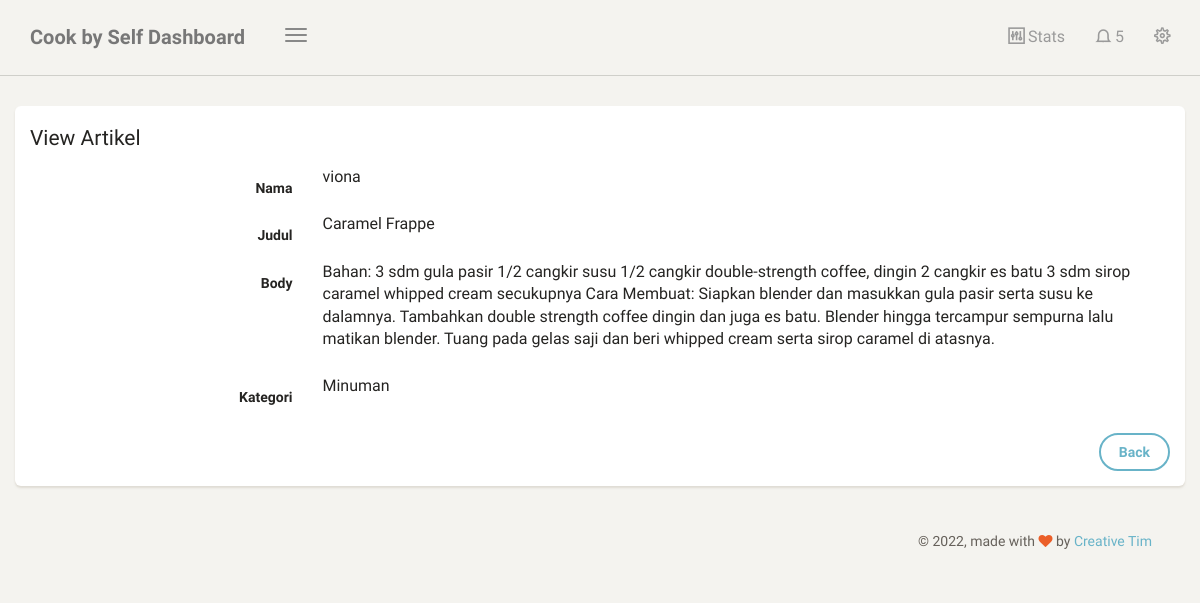
Page /dashboard/artikel/lihat/3 (signed in) on the committed database.
### blog/models.py (models this page shows, shortened)
class Artikel(models.Model):
    nama = models.CharField(max_length=100,blank=True,null=True)
    judul = models.CharField(max_length=100)
    body = models.TextField()
    kategori = models.ForeignKey(Kategori, on_delete=models.CASCADE, blank=True,null=True)
    date = models.DateTimeField(auto_now_add=True)
    class meta :
        ordering = ['-id']
        verbose_name_plural = "Artikel"

class Kategori(models.Model):
    nama = models.CharField(max_length=100)
    def __str__(self):
         return self.nama
    class meta :
        verbose_name_plural = "Kategori"

### blog/views.py (the view)
# urls.py: path('artikel/lihat/<str:id>',lihat_artikel, name='lihat_artikel'),
@login_required
def lihat_artikel(request, id):
    template_name = "back/lihat_artikel.html"
    artikel = Artikel.objects.get(id=id)
    context = {
        'title' : 'View Artikel',
        'artikel' :artikel,
    }
    return render(request, template_name, context)

### templates/back/lihat_artikel.html (shortened to what this page needs)
{% extends 'back/base.html' %}
{% block content %}
<div class="content">
    <div class="container-fluid">
        <div class="row">
            <div class="col-6">
                <div class="card">
                    <form class="form-horizontal" method="POST">
                        <div class="card-header">
                            <h4 class="card-title">
                                {{title}}
                            </h4>
                        </div>
                        <div class="card-content">
                            <div class="form-group">
                                <label class="col-md-3 control-label">Nama</label>
                                <div class="col-md-9">
                                    <p>{{artikel.nama}}</p>
                                </div>
                            </div>
                            <div class="form-group">
                                <label class="col-md-3 control-label">Judul</label>
                                <div class="col-md-9">
                                    <p>{{artikel.judul}}</p>
                                </div>
                            </div>
                            <div class="form-group">
                                <label class="col-md-3 control-label">Body</label>
                                <div class="col-md-9">
                                    <p>{{artikel.body}}</p>
                                </div>
                            </div>
                            <div class="form-group">
                                <label class="col-md-3 control-label">Kategori</label>
                                <div class="col-md-9">
                                    <p>{{artikel.kategori}}</p>
                                </div>
                            </div>
                        </div>
                        <div class="card-footer text-right">
                            <div class="form-group">
                                <label class="col-md-3"></label>
                                <div class="col-md-9">
                                    <a class="bt btn btn-info" href="{% url 'table_artikel' %}">Back </a>
                                </div>
                            </div>
                        </div>
                    </form>
                </div>
            </div>
        </div>
</div>
{% endblock content %}

### rows in the picture
Artikel: nama "viona", judul "Caramel Frappe", body "Bahan: 3 sdm gula pasir 1/2 cangkir susu 1/2 cangkir double-strength coffee, dingin 2 cangkir es batu 3 sdm sirop caramel whipped cream secukupnya Cara Membuat: Siapkan blender dan masukkan gula pasir serta susu ke dalamnya. Tambahkan double strength coffee dingin dan juga es batu. Blender hingga tercampur sempurna lalu matikan blender. Tuang pada gelas saji dan beri whipped cream serta sirop caramel di atasnya.", kategori "Minuman"

### other values in the picture
{{ title }} "View Artikel"
